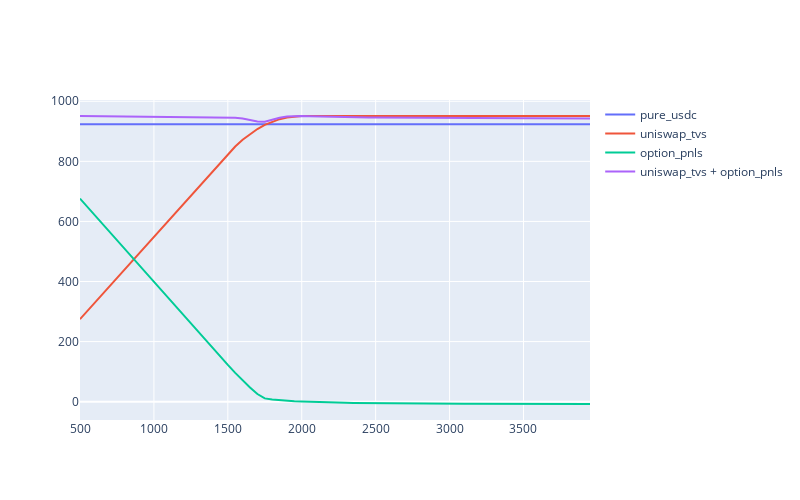

Notebook cell for this chart:
### Code cell
fig = go.Figure()
fig.update_layout(
    autosize=False,
    width=800,
    height=500)

fig.add_trace(go.Scatter(x=prices, y=pure_usdc,
                    mode='lines',
                    name='pure_usdc'))

fig.add_trace(go.Scatter(x=prices, y=uniswap_tvs,
                    mode='lines',
                    name='uniswap_tvs'))
fig.add_trace(go.Scatter(x=prices, y=option_pnls,
                    mode='lines',
                    name='option_pnls'))
fig.add_trace(go.Scatter(x=prices, y=uniswap_tvs + option_pnls,
                    mode='lines',
                    name='uniswap_tvs + option_pnls'))
